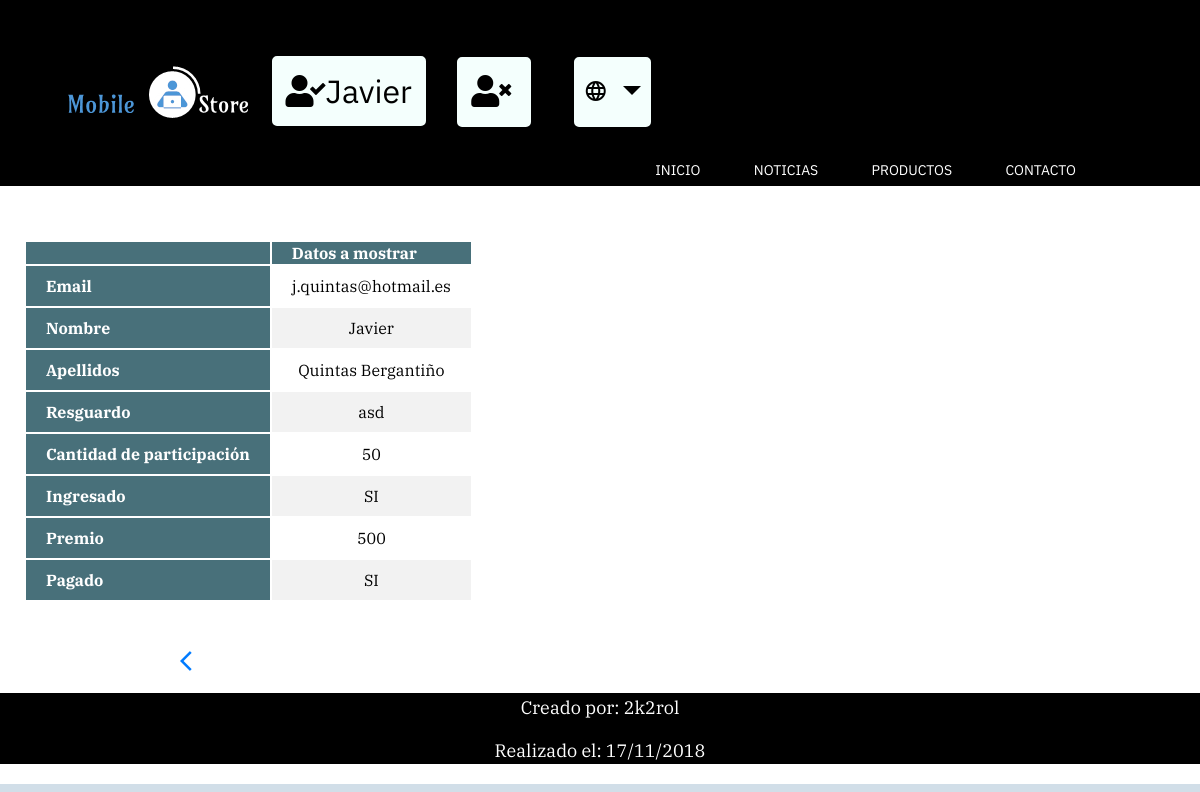
/Controller/Loteriaiu_Controller.php?action=view&email=j.quintas@hotmail.es (signed in), run on the app's committed database.
### tables this page shows
CREATE TABLE `LOTERIAIU` (
  `lot.email` varchar(60) NOT NULL COMMENT 'email del que participa en la loteria',
  `lot.nombre` varchar(30) NOT NULL COMMENT 'nombre del que participa en la loteria',
  `lot.apellidos` varchar(40) NOT NULL COMMENT 'apellidos del que participa en la loteria',
  `lot.participacion` int(3) NOT NULL COMMENT 'importe con el que participa en la loteria',
  `lot.resguardo` varchar(50) NOT NULL COMMENT 'resguardo de la participación en la loteria',
  `lot.ingresado` enum('SI','NO') DEFAULT NULL COMMENT 'ha ingresado la participación',
  `lot.premiopersonal` int(6) DEFAULT NULL COMMENT 'premio que le corresponde por la participacion jugada',
  `lot.pagado` enum('SI','NO') DEFAULT NULL COMMENT 'se le ha pagado el premio que el corresponde'
);

### Controller/Loteriaiu_Controller.php (called while the page is built, shortened)
<?php
    include '../View/Loteriaiu_SHOWCURRENT_View.php';
    include '../Model/Loteriaiu_model.php';
    include '../Model/Access_DB.php';
    if(!isset($_GET['action'])){
        $action = '';
    }
    else{
        $action = $_GET['action'];
    }
    switch($action){
        case 'view':
            if(!isset($_GET['email'])){
                new Message($respuesta, '../index.php');
            }else{
                $loteria = new Loteria($_GET['email']);
                $loteria = $loteria->findByEmail();
                new showCurrent($loteria);
            }
        break;
    }
?>

### Locale/Strings_SPANISH.php (called while the page is built)
<?php
$strings =
array(
	'Loteria' => 'Loteria',
    'Inicio' => 'Inicio',
    'Noticias' => 'Noticias',
    'Productos' => 'Productos',
    'Sobre MobileStore' => 'Sobre MobileStore',
	'Sobre nosotros' => 'Sobre nosotros',
	'Contacto' => 'Contacto',
	'Usuario' => 'Usuario',
	'Contraseña' => 'Contraseña',
	'Idioma' => 'Idioma',
	'Español' => 'Español',
	'Inglés' => 'Inglés',
	'Gallego' => 'Gallego',
	'Registrate' => 'Registrate',
	'DNI' => 'DNI',
	'Teléfono' => 'Teléfono',
	'Fecha de nacimiento' => 'Fecha de nacimiento',
	'Grupo prácticas' => 'Grupo prácticas',
	'Email' => 'Email',
	'Nombre' => 'Nombre',
	'Apellidos' => 'Apellidos',
	'Curso académico' => 'Curso académico',
	'Titulación' => 'Titulación',
	'Resguardo' => 'Resguardo',
	'Cantidad de participación' => 'Cantidad de participación',
	'Ingresado' => 'Ingresado',
	'Premio' => 'Premio',
	'Pagado' => 'Pagado',
	'Editar' => 'Editar',
	'Ver' => 'Ver',
	'Borrar' => 'Borrar',
	'SI' => 'SI',
	'NO' => 'NO',
	'Participación' => 'Participación',
	'Datos a mostrar' => 'Datos a mostrar',
	'Datos a eliminar' => 'Datos a eliminar',
	'Creado por' => 'Creado por',
	'Realizado el' => 'Realizado el',
	'Email incorrecto' => 'Email incorrecto',
	'Ya existe una participación con ese email' => 'Ya existe una participación con ese email',
	'Error insertando' => 'Error insertando',
	'Insertado' => 'Insertado',
	'Error editando' => 'Error editando',
	'Editado' => 'Editado',
	'Error eliminando' => 'Error eliminando',
	'Eliminado' => 'Eliminado',
	'Login vacío' => 'Login vacío',
	'Login innexistente' => 'Login innexistente',
	'Contraseña incorrecta' => 'Contraseña incorrecta',
	'Algunos datos están vacíos' => 'Algunos datos están vacíos',
	'Login, Email o DNI ya existentes.' => 'Login, Email o DNI ya existentes.',
	'Error de inserción' => 'Error de inserción',
	'Registrado' => 'Registrado',
	'Volver' => 'Volver',
	'No hay participaciones' => 'No hay participaciones',
	'Foto' => 'Foto',
	'Sexo' => 'Sexo',
	'Fallo al conectar a MySQL: ' => 'Fallo al conectar a MySQL',
	' ' => ' '
 )
;
 ?>

### Model/Loteriaiu_model.php (called while the page is built, shortened)
<?php
    class Loteria{
        var $email;
        var $nombre;
        var $apellidos;
        var $resguardo;
        var $participacion;
        var $ingresado;
        var $premioPersonal;
        var $pagado;
        var $mysqli;
        function __construct($email = null,
                            $nombre = null,
                            $apellidos = null,
                            $resguardo = null,
                            $participacion = null,
                            $ingresado = null,
                            $premioPersonal = null,
                            $pagado = null){
            $this->email = $email;
            $this->nombre = $nombre;
            $this->apellidos = $apellidos;
            $this->resguardo = $resguardo;
            $this->participacion = $participacion;
            $this->ingresado = $ingresado;
            $this->premioPersonal = $premioPersonal;
            $this->pagado = $pagado;
            include_once '../Model/Access_DB.php';
	        $this->mysqli = ConnectDB();
        }
        function getEmail(){
            return $this->email;
        }
        function getNombre(){
            return $this->nombre;
        }
        function getParticipacion(){
            return $this->participacion;
        }
        function getResguardo(){
            return $this->resguardo;
        }
        function getIngresado(){
            return $this->ingresado;
        }
        function getPremioPersonal(){
            return $this->premioPersonal;
        }
        function getApellidos(){
            return $this->apellidos;
        }
        function getPagado(){
            return $this->pagado;
        }
        function findByEmail(){
            $sql = "SELECT *
                    FROM LOTERIAIU
                    WHERE `lot.email` = '$this->email'";
            $resultado = $this->mysqli->query($sql);
            if($resultado->num_rows == 0){
                return 'Email incorrecto';
            }
            else{
                $tupla = $resultado->fetch_array();
                $this->nombre = $tupla['lot.nombre'];
                $this->apellidos = $tupla['lot.apellidos'];
                $this->resguardo = $tupla['lot.resguardo'];
                $this->participacion = $tupla['lot.participacion'];
                $this->ingresado = $tupla['lot.ingresado'];
                $this->premioPersonal = $tupla['lot.premiopersonal'];
                $this->pagado = $tupla['lot.pagado'];
                return $this;
            }
        }
    }
?>

### Model/Access_DB.php (called while the page is built)
<?php
function ConnectDB()
{
    $mysqli = new mysqli("localhost", 'IU2018', 'pass2018' , 'IU2018');
	if ($mysqli->connect_errno) {
		include './MESSAGE_View.php';
		new MESSAGE("Fallo al conectar a MySQL: (" . $mysqli->connect_errno . ") " . $mysqli->connect_error, './index.php');
		return false;
	}
	else{
		return $mysqli;
	}
}
?>

### View/Loteriaiu_SHOWCURRENT_View.php (the view, shortened to what this page needs)
<?php
    class showCurrent{
        var $participacion;
        function __construct($participacion){
            $this->participacion = $participacion;
            $this->render();
        }
        function render(){
            include '../View/Header.php';
?>
            <br>
            <br>
            <table>
                <tr>
                    <th></th>
                    <th><?= $strings['Datos a mostrar'] ?></th>
                </tr>
                    <tbody>
                        <tr>
                            <th scope="row"><?=$strings['Email']?></th>
                            <td><?= $this->participacion->getEmail() ?></td>
                        </tr>
                        <tr>
                            <th scope="row"><?=$strings['Nombre']?></th>
                            <td><?= $this->participacion->getNombre() ?></td>
                        </tr>
                        <tr>
                            <th scope="row"><?=$strings['Apellidos']?></th>
                            <td><?= $this->participacion->getApellidos() ?></td>
                        </tr>
                        <tr>
                            <th scope="row"><?=$strings['Resguardo']?></th>
                            <td><?= $this->participacion->getResguardo() ?></td>
                        </tr>
                        <tr>
                            <th scope="row"><?=$strings['Cantidad de participación']?></th>
                            <td><?= $this->participacion->getParticipacion() ?></td>
                        </tr>
                        <tr>
                            <th scope="row"><?=$strings['Ingresado']?></th>
                            <td><?= $this->participacion->getIngresado() ?></td>
                        </tr>
                        <tr>
                            <th scope="row"><?=$strings['Premio']?></th>
                            <td><?= $this->participacion->getPremioPersonal() ?></td>
                        </tr>
                        <tr>
                            <th scope="row"><?=$strings['Pagado']?></th>
                            <td><?= $this->participacion->getPagado() ?></td>
                        </tr>
                    </tbody>
            </table>
            <br>
            <a href="../index.php" style='margin-left: 15%; margin-bottom: 20px; margin-top: 20px;'><i class="material-icons">arrow_back_ios</i></button></a>
            <br>
<?php
    include '../View/Footer.php';
        }
    }
?>

### View/css/ET1_IU.css (style rules this page uses)
html { background-color:#D1DEE8; font-family: 'IBM Plex Sans', sans-serif; font-family: 'IBM Plex Serif', serif; }
body { background-color: white; color:black; font-family: 'IBM Plex Serif', serif; font-size: 18px; margin:0; }
table { padding-left: 2%; padding-right: 5%; margin-bottom: 20px; border-collapse: separate; }
th { padding-left: 20px; padding-right: 20px; background-color: #48707A; color:white; }
td { padding-left: 20px; padding-right: 20px; text-align:center; height:40px; }
tr:nth-child(even) { background-color: #f2f2f2 }

### data on the page
loteriaiu: value "j.quintas@hotmail.es", value "Javier", value "Quintas Bergantiño", value "asd", value "50", value "SI", value "500"

### other printed values
$_SESSION['login'] "Javier"
$strings['Inicio'] "INICIO"
$strings['Noticias'] "NOTICIAS"
$strings['Productos'] "PRODUCTOS"
$strings['Contacto'] "CONTACTO"
$strings['Datos a mostrar'] "Datos a mostrar"
$strings['Email'] "Email"
$strings['Nombre'] "Nombre"
$strings['Apellidos'] "Apellidos"
$strings['Resguardo'] "Resguardo"
$strings['Cantidad de participación'] "Cantidad de participación"
$strings['Ingresado'] "Ingresado"
$strings['Premio'] "Premio"
$strings['Pagado'] "Pagado"
$strings['Creado por'] "Creado por"
